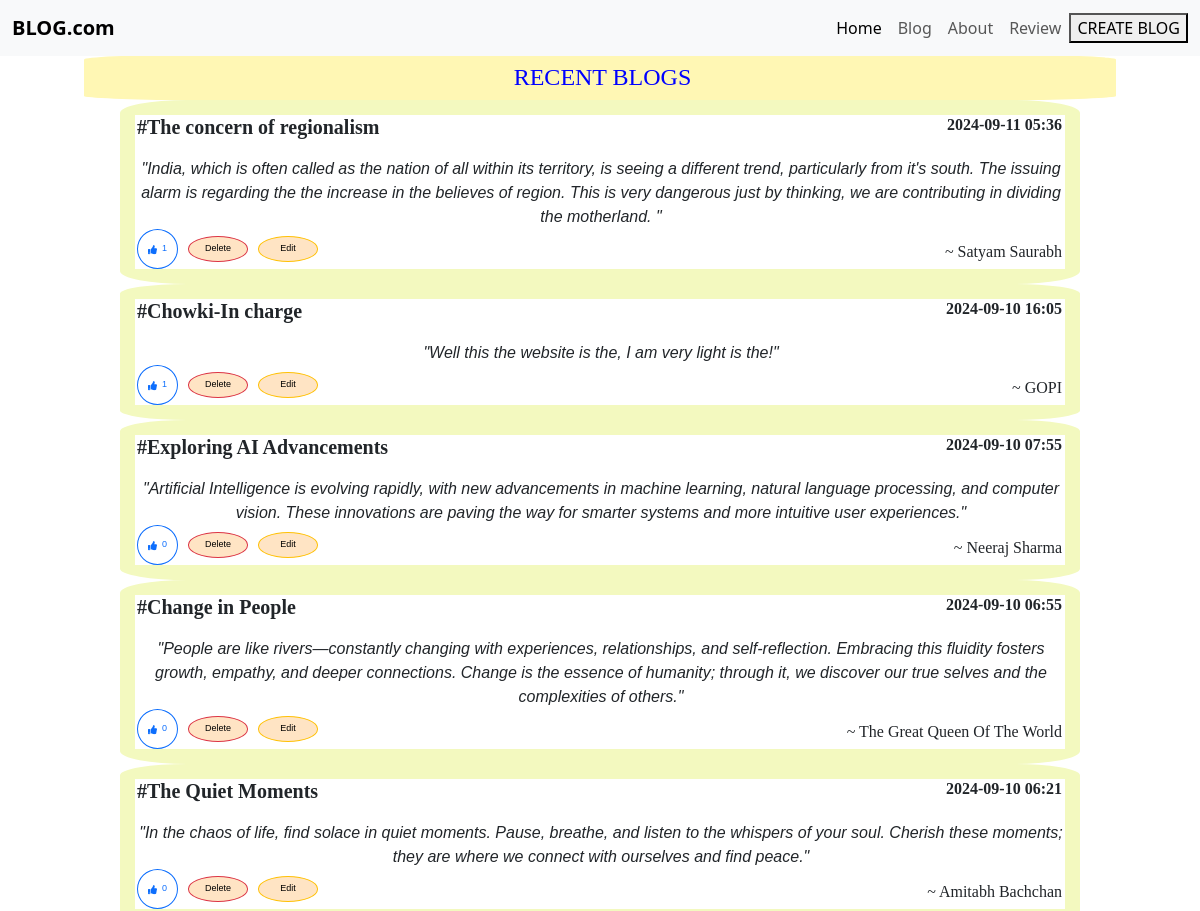
The app's page / (upper part), older data.
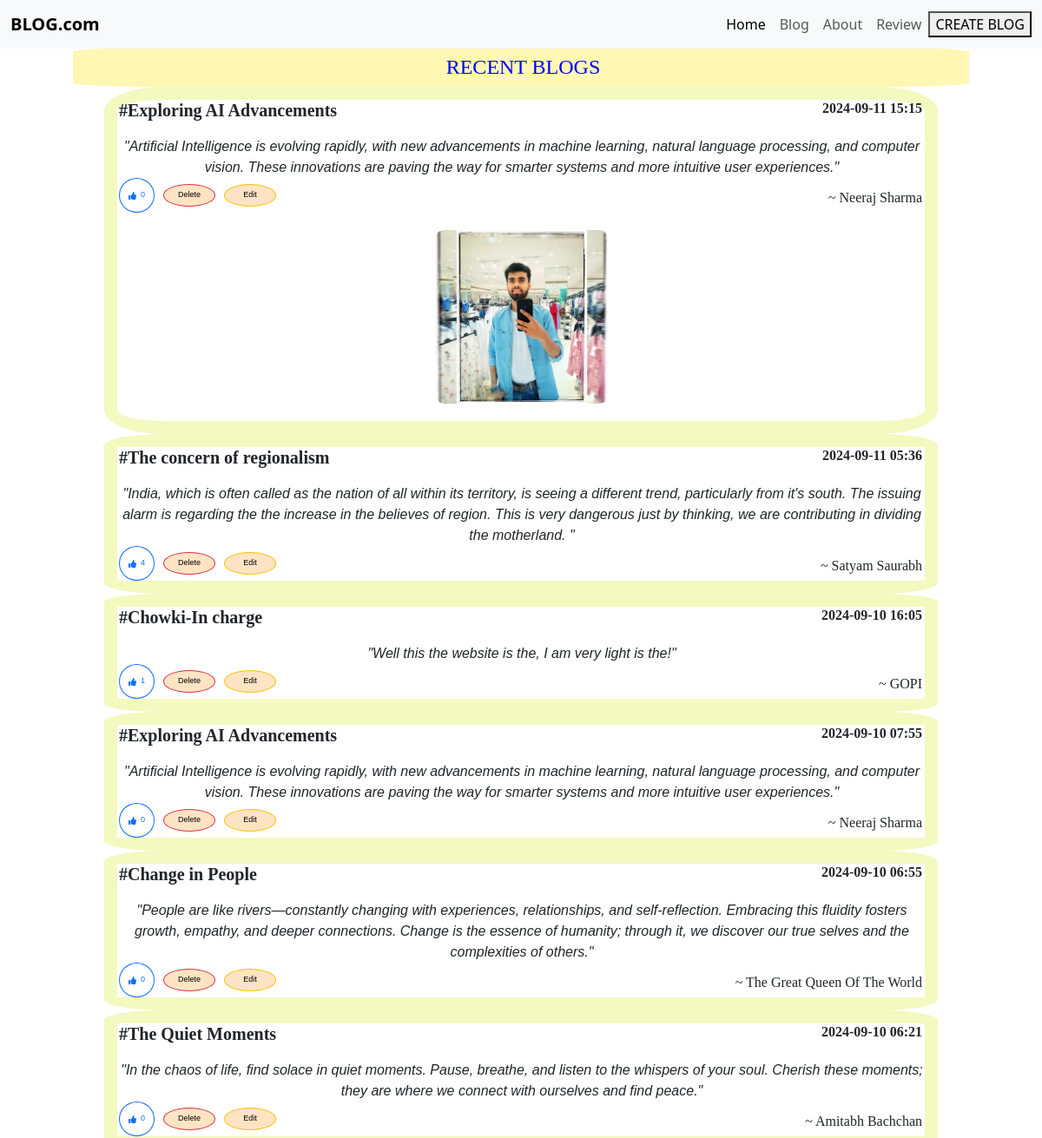
The same page, newer data.
### app.py (models this page shows, shortened)
class database(db.Model):
    id = db.Column(db.Integer, primary_key=True)
    Title = db.Column(db.String(50), nullable=False, unique=False)
    Date = db.Column(db.DateTime, default=datetime.utcnow)
    Content = db.Column(db.Text, nullable=False)
    Author = db.Column(db.String(20), nullable=False)
    likes = db.Column(db.Integer, default=0)
    Image = db.Column(db.String(100), nullable=True)  # New column for image filename

### app.py (the view, shortened to what this page needs)
@app.route("/", methods=['GET', 'POST'])
def home():
    allpost = database.query.order_by(database.Date.desc()).all()
    return render_template("index.html", allpost=allpost)

### templates/index.html (shortened to what this page needs)
<!DOCTYPE html>
<html lang="en">
<head>
    <link href="https://cdn.jsdelivr.net/npm/bootstrap@5.3.0/dist/css/bootstrap.min.css" rel="stylesheet">
    <link rel="stylesheet" href="{{ url_for('static', filename='style.css') }}">
    <link rel="stylesheet" href="https://cdnjs.cloudflare.com/ajax/libs/font-awesome/5.15.4/css/all.min.css">
</head>
<body>
    <nav class="navbar navbar-expand-lg navbar-light bg-light fixed-top">
        <div class="container-fluid">
            <a class="navbar-brand" href="/"><b>BLOG.com</b></a>
            <div class="collapse navbar-collapse" id="navbarNav">
                <ul class="navbar-nav ms-auto">
                    <li class="nav-item">
                        <a class="nav-link active" aria-current="page" href="/">Home</a>
                    </li>
                    <li class="nav-item">
                        <a class="nav-link" href="/post">Blog</a>
                    </li>
                    <li class="nav-item">
                        <a class="nav-link" href="/about">About</a>
                    </li>
                    <li class="nav-item">
                        <a class="nav-link" href="/review">Review</a>
                    </li>
                </ul>
                <br>
                <a href="/post"><button type="button" class="">CREATE BLOG</button></a>
            </div>
        </div>
    </nav>
    <div class="a">
        <h4 style="background-color: rgb(255, 247, 180)">RECENT BLOGS</h4>
    </div>
    <div class="one">
        <div class="two">
            {% for post in allpost %}
            <div class="box">
                <div class="blog-header">
                    <h5 class="blog-title">#{{ post.Title }}</h5>
                    <h6 class="blog-date">{{ post.Date.strftime('%Y-%m-%d %H:%M') }}</h6>
                </div>
                <i class="blog-content">"{{ post.Content }}"</i>
                <div class="blog-actions">
                    <form method="POST" action="/like/{{ post.id }}">
                        <button type="submit" class="button-round btn btn-outline-primary"
                            style="display: flex; align-items: center; justify-content: flex-start; width: max-content; height: 5vh; box-sizing: border-box;">
                            <i class="fas fa-thumbs-up"
                                style="margin-right: 5px; width: max-content; box-sizing: border-box;"></i>
                            <span>{{ post.likes or 0 }}</span>
                        </button>
                    </form>
                    <a href="/delete/{{ post.id }}">
                        <button type="button" class="btn btn-danger button-round">Delete</button>
                    </a>
                    <a href="/update/{{ post.id }}">
                        <button type="button" class="btn btn-warning button-round">Edit</button>
                    </a>
                    <span class="blog-author" style="padding-right: 3px;">~ {{ post.Author }}</span>
                </div>
                {% if post.Image %}
                <div class="blog-image-container">
                    <div class="blog-image">
                        <img src="{{ url_for('static', filename='uploads/' + post.Image) }}" alt="Blog Image">
                    </div>
                </div>
                {% endif %}
            </div>
            {% endfor %}
        </div>
    </div>
</body>
</html>

Row changes from the older to the newer data that the page shows:
added database: Title "Exploring AI Advancements", Date "2024-09-11 15:15", Content "Artificial Intelligence is evolving rapidly, with new advancements in machine learning, natural language processing, and computer vision. These innovations are paving the way for smarter systems and more intuitive user experiences.", likes "0", Author "Neeraj Sharma", Image (picture)
changed database "The concern of regionalism": likes "1" → "4"
